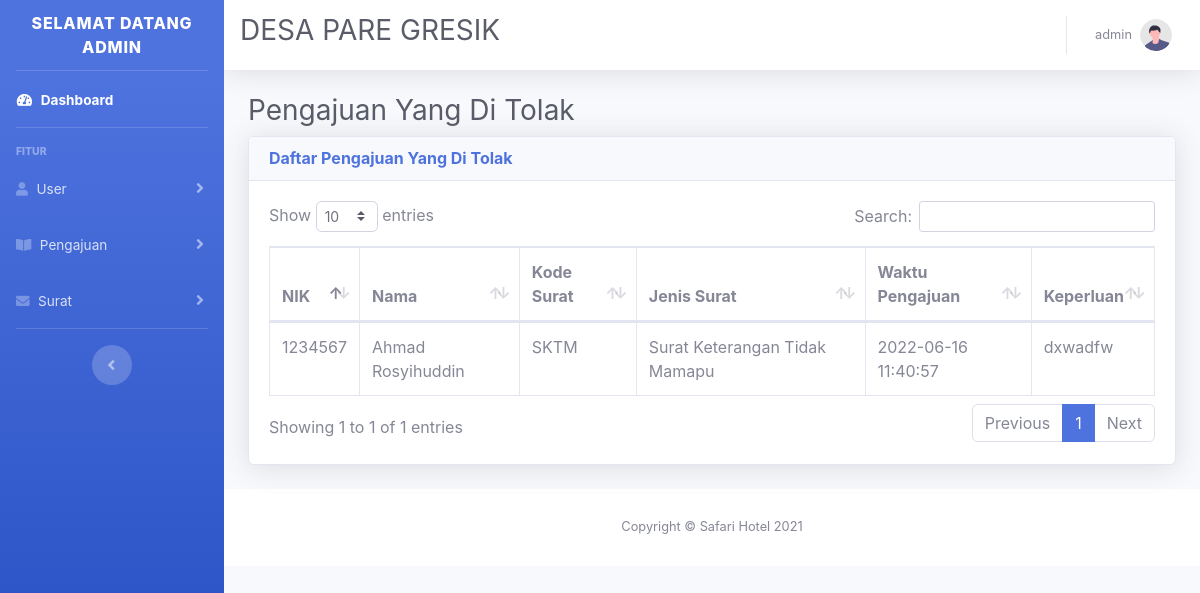
/admin/ditolak.php (signed in), run on an earlier commit of the app's database.
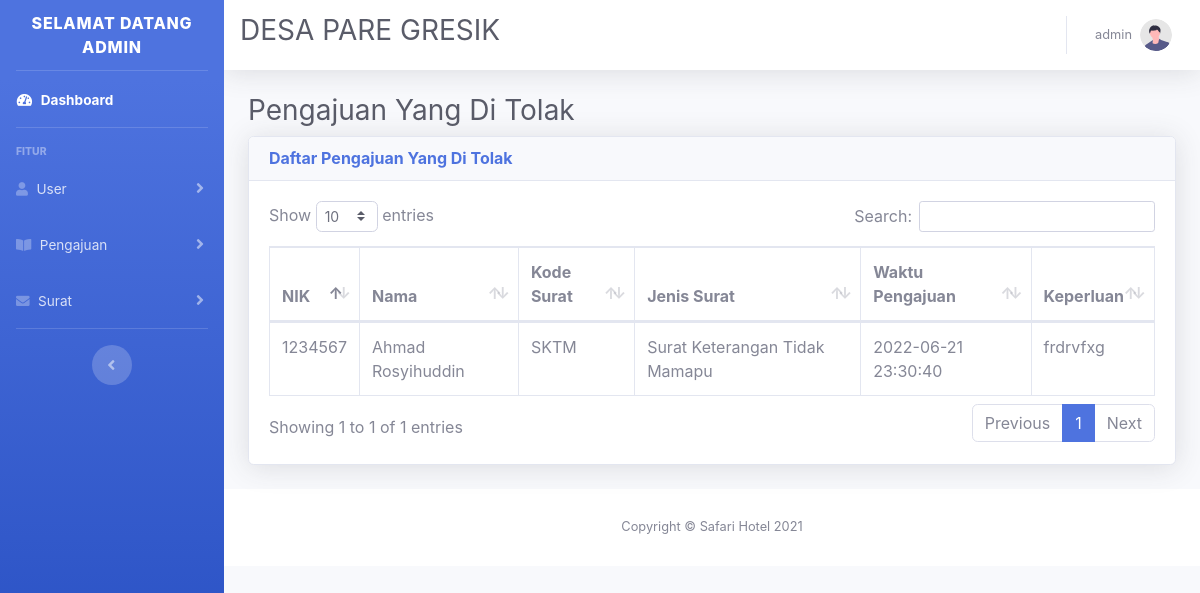
And on a later commit of the database.
### tables this page shows
CREATE TABLE `tb_pengajuan` (
  `id_pengajuan` int(11) NOT NULL,
  `nik` varchar(100) DEFAULT NULL,
  `kode_surat` varchar(5) DEFAULT NULL,
  `tgl_pengajuan` datetime DEFAULT NULL,
  `keperluan` varchar(200) DEFAULT NULL,
  `jenis_pengajuan` varchar(50) DEFAULT NULL,
  `status_pengajuan` enum('Menunggu','Di Terima','Di Tolak','Revisi Di Terima','Revisi Selesai') DEFAULT NULL
);

CREATE TABLE `tb_user` (
  `nik` varchar(100) NOT NULL,
  `username` varchar(100) DEFAULT NULL,
  `password` varchar(100) NOT NULL,
  `nama_user` varchar(100) NOT NULL,
  `rt` char(10) DEFAULT NULL,
  `rw` char(10) DEFAULT NULL,
  `role_user` enum('Warga','Admin') NOT NULL
);

CREATE TABLE `tb_surat` (
  `kode_surat` char(5) NOT NULL,
  `jenis_surat` varchar(50) NOT NULL,
  `surat_keluar` int(11) NOT NULL
);

### db/data_ditolak.php (the view)
<?php
include "../connect/koneksi.php";
$tb_pengajuan = mysqli_query($koneksi, "SELECT * FROM tb_user INNER JOIN tb_pengajuan USING(nik) INNER JOIN tb_surat USING(kode_surat)");
while ($row = mysqli_fetch_assoc($tb_pengajuan)) :
    if ($row["status_pengajuan"] == "Di Tolak") { ?>
        <tr>
            <td><?= $row["nik"] ?></td>
            <td><?= $row["nama_user"] ?></td>
            <td><?= $row["kode_surat"] ?></td>
            <td><?= $row["jenis_surat"] ?></td>
            <td><?= $row["tgl_pengajuan"] ?></td>
            <td><?= $row["keperluan"] ?></td>
        </tr>
<?php
    }
endwhile;
?>

What changed in the data, as far as the page shows it:
removed tb_pengajuan: nik.nik "1234567", nik.nama_user "Ahmad Rosyihuddin", kode_surat "SKTM", kode_surat.jenis_surat "Surat Keterangan Tidak Mamapu", tgl_pengajuan "2022-06-16 11:40:57", keperluan "dxwadfw"
added tb_pengajuan: nik.nik "1234567", nik.nama_user "Ahmad Rosyihuddin", kode_surat "SKTM", kode_surat.jenis_surat "Surat Keterangan Tidak Mamapu", tgl_pengajuan "2022-06-21 23:30:40", keperluan "frdrvfxg"
